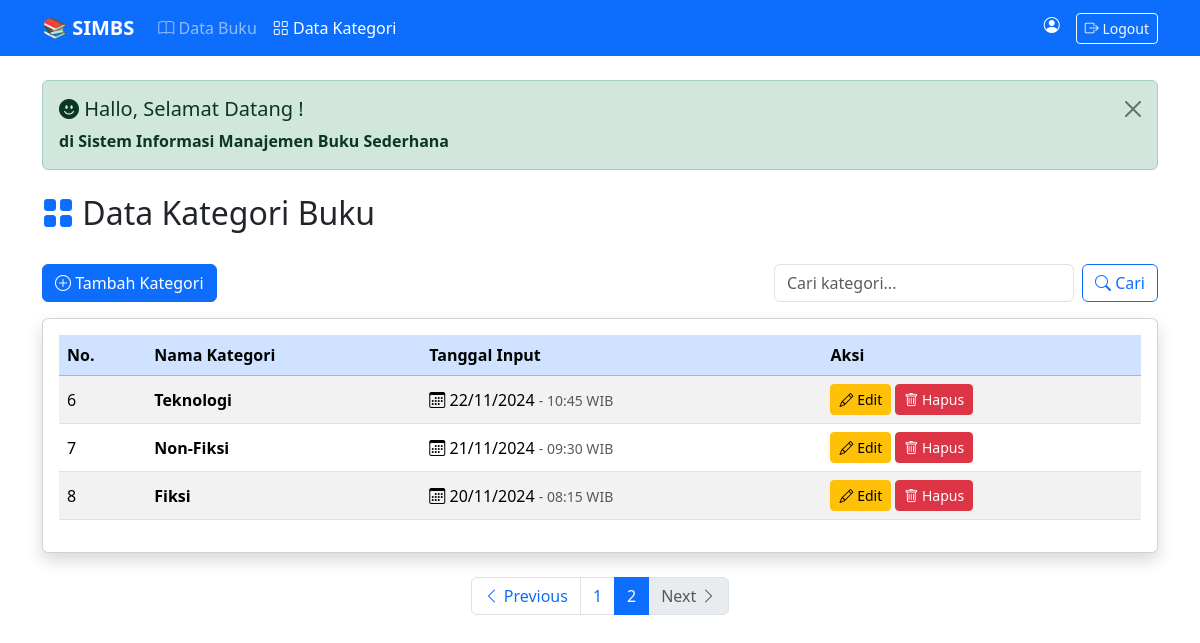
The app's page /index_kategori.php?page=2 (signed in) with its own data.
### tables this page shows
CREATE TABLE kategori (
    id INT(11) AUTO_INCREMENT PRIMARY KEY,
    nama_kategori VARCHAR(100) NOT NULL,
    tanggal_input TIMESTAMP DEFAULT CURRENT_TIMESTAMP
);

### function.php (called while the page is built, shortened)
<?php
$conn = mysqli_connect("localhost", "root", "", "simbs");
function query($query){
    global $conn;
    $result = mysqli_query($conn, $query);
    $rows = [];
    while($row = mysqli_fetch_assoc($result)) {
        $rows[] = $row;
    }
    return $rows;
}
?>

### index_kategori.php (the view, shortened to what this page needs)
<?php
require("function.php");
$limit = 5;
$page = isset($_GET['page']) ? (int)$_GET['page'] : 1;
$start = ($page - 1) * $limit;
if(isset($_POST['tombol_search'])){
    $keyword = mysqli_real_escape_string($conn, $_POST['keyword']);
    $query_count = "SELECT COUNT(*) as total FROM kategori WHERE nama_kategori LIKE '%$keyword%'";
    $query_data = "SELECT * FROM kategori WHERE nama_kategori LIKE '%$keyword%' ORDER BY tanggal_input DESC LIMIT $start, $limit";
} else {
    $query_count = "SELECT COUNT(*) as total FROM kategori";
    $query_data = "SELECT * FROM kategori ORDER BY tanggal_input DESC LIMIT $start, $limit";
}
$total_data = query($query_count)[0]['total'];
$total_pages = ceil($total_data / $limit);
$kategori = query($query_data);
?>
<!DOCTYPE html>
<html lang="en">
<head>
    <link href="https://cdn.jsdelivr.net/npm/bootstrap@5.3.2/dist/css/bootstrap.min.css" rel="stylesheet">
    <link rel="stylesheet" href="https://cdn.jsdelivr.net/npm/bootstrap-icons@1.11.1/font/bootstrap-icons.css">
</head>
<body>
    <nav class="navbar navbar-expand-lg navbar-dark bg-primary">
        <div class="container">
            <a class="navbar-brand fw-bold" href="#">📚 SIMBS</a>
            <div class="collapse navbar-collapse" id="navbarNav">
                <ul class="navbar-nav me-auto">
                    <li class="nav-item">
                        <a class="nav-link" href="index_buku.php">
                            <i class="bi bi-book"></i> Data Buku
                        </a>
                    </li>
                    <li class="nav-item">
                        <a class="nav-link active" href="index_kategori.php">
                            <i class="bi bi-grid"></i> Data Kategori
                        </a>
                    </li>
                </ul>
                <ul class="navbar-nav">
                    <li class="nav-item">
                        <span class="navbar-text text-white me-3">
                            <i class="bi bi-person-circle"></i> <?= $_SESSION['username'] ?>
                        </span>
                    </li>
                    <li class="nav-item">
                        <a class="btn btn-sm btn-outline-light" href="logout.php">
                            <i class="bi bi-box-arrow-right"></i> Logout
                        </a>
                    </li>
                </ul>
            </div>
        </div>
    </nav>
    <section class="py-4">
        <div class="container">
            <div class="alert alert-success alert-dismissible fade show mb-4" role="alert">
                <h5 class="alert-heading">
                    <i class="bi bi-emoji-smile-fill"></i> Hallo, Selamat Datang <?= ucfirst($_SESSION['username']) ?>!
                </h5>
                <p class="mb-0"><strong>di</strong> <strong>Sistem Informasi Manajemen Buku Sederhana</strong></p>
                <button type="button" class="btn-close" data-bs-dismiss="alert"></button>
            </div>
            <div class="d-flex justify-content-between align-items-center mb-4">
                <h2><i class="bi bi-grid-fill text-primary"></i> Data Kategori Buku</h2>
            </div>
            <div class="d-flex justify-content-between align-items-center mb-3">
                <a href="tambah_kategori.php" class="btn btn-primary">
                    <i class="bi bi-plus-circle"></i> Tambah Kategori
                </a>
                <form action="" method="POST" class="d-flex">
                    <input type="text" class="form-control me-2" name="keyword" placeholder="Cari kategori..." autocomplete="off" style="width: 300px;" value="<?= isset($_POST['keyword']) ? htmlspecialchars($_POST['keyword']) : '' ?>">
                    <button class="btn btn-outline-primary" type="submit" name="tombol_search">
                        <i class="bi bi-search"></i> Cari
                    </button>
                </form>
            </div>
            <div class="card shadow">
                <div class="card-body">
                    <div class="table-responsive">
                        <table class="table table-striped table-hover align-middle">
                            <thead class="table-primary">
                                <tr>
                                    <th>No.</th>
                                    <th>Nama Kategori</th>
                                    <th>Tanggal Input</th>
                                    <th>Aksi</th>
                                </tr>
                            </thead>
                            <tbody>
                                <?php if(empty($kategori)): ?>
                                <tr>
                                    <td colspan="4" class="text-center text-muted py-4">
                                        <i class="bi bi-inbox" style="font-size: 3rem;"></i>
                                        <p class="mt-2">Data tidak ditemukan</p>
                                    </td>
                                </tr>
                                <?php else: ?>
                                    <?php $no = $start + 1; ?>
                                    <?php foreach($kategori as $data): ?>
                                    <tr>
                                        <td><?= $no ?></td>
                                        <td><strong><?= htmlspecialchars($data['nama_kategori']) ?></strong></td>
                                        <td>
                                            <i class="bi bi-calendar3"></i>
                                            <?= date('d/m/Y', strtotime($data['tanggal_input'])) ?>
                                            <small class="text-muted">- <?= date('H:i', strtotime($data['tanggal_input'])) ?> WIB</small>
                                        </td>
                                        <td>
                                            <a href="ubah_kategori.php?id=<?= $data['id'] ?>" class="btn btn-sm btn-warning">
                                                <i class="bi bi-pencil"></i> Edit
                                            </a>
                                            <a href="hapus_kategori.php?id=<?= $data['id'] ?>"
                                               class="btn btn-sm btn-danger"
                                               onclick="return confirm('Yakin ingin menghapus kategori ini?')">
                                                <i class="bi bi-trash"></i> Hapus
                                            </a>
                                        </td>
                                    </tr>
                                    <?php $no++; ?>
                                    <?php endforeach; ?>
                                <?php endif; ?>
                            </tbody>
                        </table>
                    </div>
                </div>
            </div>
            <?php if($total_pages > 1): ?>
            <nav class="mt-4">
                <ul class="pagination justify-content-center">
                    <li class="page-item <?= $page <= 1 ? 'disabled' : '' ?>">
                        <a class="page-link" href="?page=<?= $page - 1 ?>">
                            <i class="bi bi-chevron-left"></i> Previous
                        </a>
                    </li>
                    <?php for($i = 1; $i <= $total_pages; $i++): ?>
                    <li class="page-item <?= $page == $i ? 'active' : '' ?>">
                        <a class="page-link" href="?page=<?= $i ?>"><?= $i ?></a>
                    </li>
                    <?php endfor; ?>
                    <li class="page-item <?= $page >= $total_pages ? 'disabled' : '' ?>">
                        <a class="page-link" href="?page=<?= $page + 1 ?>">
                            Next <i class="bi bi-chevron-right"></i>
                        </a>
                    </li>
                </ul>
            </nav>
            <?php endif; ?>
        </div>
    </section>
</body>
</html>

### records on screen
kategori: nama_kategori "Teknologi", tanggal_input "22/11/2024", tanggal_input "10:45"
kategori: nama_kategori "Non-Fiksi", tanggal_input "21/11/2024", tanggal_input "09:30"
kategori: nama_kategori "Fiksi", tanggal_input "20/11/2024", tanggal_input "08:15"
